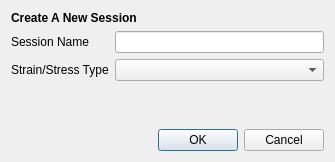
<?xml version="1.0" encoding="UTF-8"?>
<ui version="4.0">
 <class>Dialog</class>
 <widget class="QDialog" name="Dialog">
  <property name="geometry">
   <rect>
    <x>0</x>
    <y>0</y>
    <width>335</width>
    <height>162</height>
   </rect>
  </property>
  <property name="windowTitle">
   <string>Dialog</string>
  </property>
  <layout class="QVBoxLayout" name="verticalLayout">
   <item>
    <widget class="QLabel" name="label">
     <property name="font">
      <font>
       <weight>75</weight>
       <bold>true</bold>
      </font>
     </property>
     <property name="text">
      <string>Create A New Session</string>
     </property>
    </widget>
   </item>
   <item>
    <layout class="QGridLayout" name="gridLayout">
     <item row="0" column="0">
      <widget class="QLabel" name="label_2">
       <property name="text">
        <string>Session Name</string>
       </property>
      </widget>
     </item>
     <item row="1" column="1">
      <widget class="QComboBox" name="comboBox"/>
     </item>
     <item row="0" column="1">
      <widget class="QLineEdit" name="lineEdit"/>
     </item>
     <item row="1" column="0">
      <widget class="QLabel" name="label_3">
       <property name="text">
        <string>Strain/Stress Type</string>
       </property>
      </widget>
     </item>
     <item row="2" column="1">
      <spacer name="verticalSpacer">
       <property name="orientation">
        <enum>Qt::Vertical</enum>
       </property>
       <property name="sizeHint" stdset="0">
        <size>
         <width>20</width>
         <height>40</height>
        </size>
       </property>
      </spacer>
     </item>
    </layout>
   </item>
   <item>
    <widget class="QDialogButtonBox" name="buttonBox">
     <property name="orientation">
      <enum>Qt::Horizontal</enum>
     </property>
     <property name="standardButtons">
      <set>QDialogButtonBox::Cancel|QDialogButtonBox::Ok</set>
     </property>
    </widget>
   </item>
  </layout>
 </widget>
 <resources/>
 <connections>
  <connection>
   <sender>buttonBox</sender>
   <signal>accepted()</signal>
   <receiver>Dialog</receiver>
   <slot>accept()</slot>
   <hints>
    <hint type="sourcelabel">
     <x>248</x>
     <y>254</y>
    </hint>
    <hint type="destinationlabel">
     <x>157</x>
     <y>274</y>
    </hint>
   </hints>
  </connection>
  <connection>
   <sender>buttonBox</sender>
   <signal>rejected()</signal>
   <receiver>Dialog</receiver>
   <slot>reject()</slot>
   <hints>
    <hint type="sourcelabel">
     <x>316</x>
     <y>260</y>
    </hint>
    <hint type="destinationlabel">
     <x>286</x>
     <y>274</y>
    </hint>
   </hints>
  </connection>
 </connections>
</ui>
